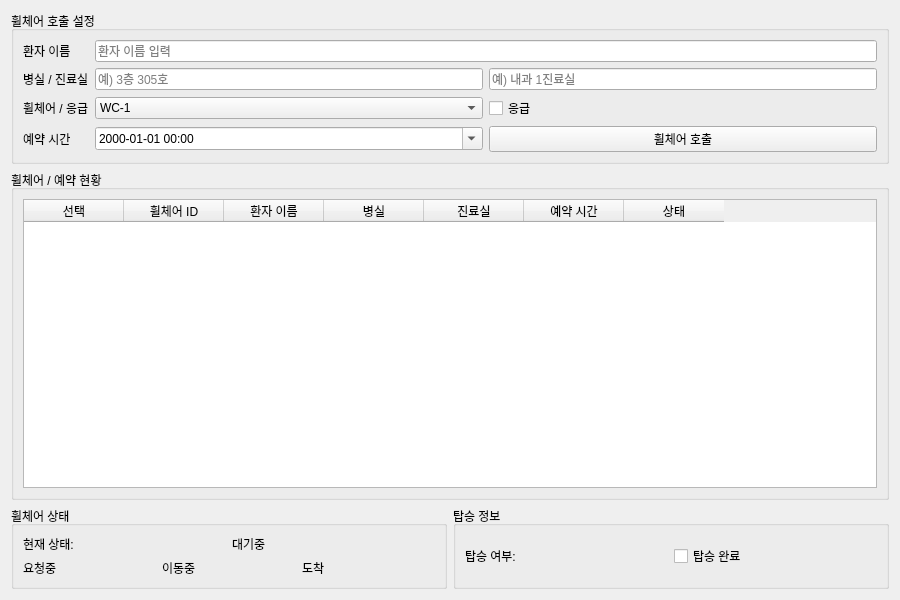
<?xml version="1.0" encoding="UTF-8"?>
<ui version="4.0">
 <class>wheelchair_medical</class>
 <widget class="QWidget" name="wheelchair_medical">
  <property name="geometry">
   <rect>
    <x>0</x>
    <y>0</y>
    <width>900</width>
    <height>600</height>
   </rect>
  </property>
  <property name="windowTitle">
   <string>휠체어 관리</string>
  </property>

  <layout class="QVBoxLayout" name="verticalLayout">
   <!-- ▒▒ 1. 휠체어 호출 설정 ▒▒ -->
   <item>
    <widget class="QGroupBox" name="gbCallWheelchair">
     <property name="title">
      <string>휠체어 호출 설정</string>
     </property>
     <layout class="QFormLayout" name="formCall">
      <!-- 환자 이름 -->
      <item row="0" column="0">
       <widget class="QLabel" name="lbPatientName">
        <property name="text">
         <string>환자 이름</string>
        </property>
       </widget>
      </item>
      <item row="0" column="1">
       <widget class="QLineEdit" name="lePatientName">
        <property name="placeholderText">
         <string>환자 이름 입력</string>
        </property>
       </widget>
      </item>

      <!-- 병실 / 진료실 한 줄 -->
      <item row="1" column="0">
       <widget class="QLabel" name="lbRoomClinic">
        <property name="text">
         <string>병실 / 진료실</string>
        </property>
       </widget>
      </item>
      <item row="1" column="1">
       <layout class="QHBoxLayout" name="hlRoomClinic">
        <item>
         <widget class="QLineEdit" name="leRoom">
          <property name="placeholderText">
           <string>예) 3층 305호</string>
          </property>
         </widget>
        </item>
        <item>
         <widget class="QLineEdit" name="leClinic">
          <property name="placeholderText">
           <string>예) 내과 1진료실</string>
          </property>
         </widget>
        </item>
       </layout>
      </item>

      <!-- 휠체어 / 응급 한 줄 -->
      <item row="2" column="0">
       <widget class="QLabel" name="lbWheelchairEmergency">
        <property name="text">
         <string>휠체어 / 응급</string>
        </property>
       </widget>
      </item>
      <item row="2" column="1">
       <layout class="QHBoxLayout" name="hlWheelchairEmergency">
        <item>
         <widget class="QComboBox" name="cbWheelchair">
          <item>
           <property name="text">
            <string>WC-1</string>
           </property>
          </item>
          <item>
           <property name="text">
            <string>WC-2</string>
           </property>
          </item>
          <item>
           <property name="text">
            <string>WC-3</string>
           </property>
          </item>
         </widget>
        </item>
        <item>
         <widget class="QCheckBox" name="cbEmergency">
          <property name="text">
           <string>응급</string>
          </property>
         </widget>
        </item>
       </layout>
      </item>

      <!-- 예약 시간 + 호출 버튼 -->
      <item row="3" column="0">
       <widget class="QLabel" name="lbReserveTime">
        <property name="text">
         <string>예약 시간</string>
        </property>
       </widget>
      </item>
      <item row="3" column="1">
       <layout class="QHBoxLayout" name="hlReserveTime">
        <item>
         <widget class="QDateTimeEdit" name="dtReserveTime">
          <property name="calendarPopup">
           <bool>true</bool>
          </property>
          <property name="displayFormat">
           <string>yyyy-MM-dd HH:mm</string>
          </property>
         </widget>
        </item>
        <item>
         <widget class="QPushButton" name="pbSendWheelchair">
          <property name="text">
           <string>휠체어 호출</string>
          </property>
         </widget>
        </item>
       </layout>
      </item>
     </layout>
    </widget>
   </item>

   <!-- ▒▒ 2. 휠체어 / 예약 현황 테이블 ▒▒ -->
   <item>
    <widget class="QGroupBox" name="gbReservation">
     <property name="title">
      <string>휠체어 / 예약 현황</string>
     </property>
     <layout class="QVBoxLayout" name="vlReservation">
      <item>
       <widget class="QTableWidget" name="twReservation">
        <property name="columnCount">
         <number>7</number>
        </property>
        <property name="rowCount">
         <number>0</number>
        </property>
        <column>
         <property name="text">
          <string>선택</string>
         </property>
        </column>
        <column>
         <property name="text">
          <string>휠체어 ID</string>
         </property>
        </column>
        <column>
         <property name="text">
          <string>환자 이름</string>
         </property>
        </column>
        <column>
         <property name="text">
          <string>병실</string>
         </property>
        </column>
        <column>
         <property name="text">
          <string>진료실</string>
         </property>
        </column>
        <column>
         <property name="text">
          <string>예약 시간</string>
         </property>
        </column>
        <column>
         <property name="text">
          <string>상태</string>
         </property>
        </column>
       </widget>
      </item>
     </layout>
    </widget>
   </item>

   <!-- ▒▒ 3. 상태 + 탑승 정보 (가로 배치) ▒▒ -->
   <item>
    <layout class="QHBoxLayout" name="hlBottom">

     <!-- 상태 상세 -->
     <item>
      <widget class="QGroupBox" name="gbStatusDetail">
       <property name="title">
        <string>휠체어 상태</string>
       </property>
       <layout class="QVBoxLayout" name="vlStatus">
        <!-- 현재 상태 한 줄 -->
        <item>
         <layout class="QHBoxLayout" name="hlStatusLine">
          <item>
           <widget class="QLabel" name="lbStatusTitle">
            <property name="text">
             <string>현재 상태:</string>
            </property>
           </widget>
          </item>
          <item>
           <widget class="QLabel" name="lbStatusValue">
            <property name="text">
             <string>대기중</string>
            </property>
           </widget>
          </item>
         </layout>
        </item>
        <!-- 상태 인디케이터 -->
        <item>
         <layout class="QHBoxLayout" name="hlStatusIndicator">
          <item>
           <widget class="QLabel" name="lbStatusRequest">
            <property name="text">
             <string>요청중</string>
            </property>
           </widget>
          </item>
          <item>
           <widget class="QLabel" name="lbStatusMoving">
            <property name="text">
             <string>이동중</string>
            </property>
           </widget>
          </item>
          <item>
           <widget class="QLabel" name="lbStatusArrived">
            <property name="text">
             <string>도착</string>
            </property>
           </widget>
          </item>
         </layout>
        </item>
       </layout>
      </widget>
     </item>

     <!-- 탑승 정보 -->
     <item>
      <widget class="QGroupBox" name="gbBoarding">
       <property name="title">
        <string>탑승 정보</string>
       </property>
       <layout class="QHBoxLayout" name="hlBoarding">
        <item>
         <widget class="QLabel" name="lbBoardingTitle">
          <property name="text">
           <string>탑승 여부:</string>
          </property>
         </widget>
        </item>
        <item>
         <widget class="QCheckBox" name="cbBoarded">
          <property name="text">
           <string>탑승 완료</string>
          </property>
         </widget>
        </item>
       </layout>
      </widget>
     </item>

    </layout>
   </item>

  </layout>
 </widget>
 <resources/>
 <connections/>
</ui>
